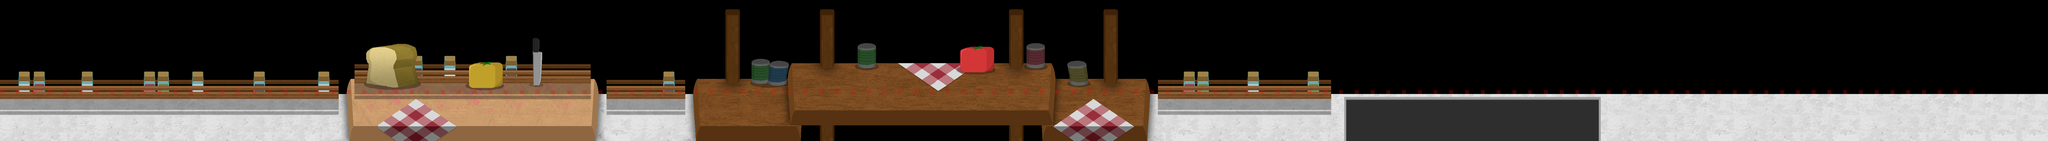

A level layout from a 2D game, rendered from its tile map. Below: a short description, then the map file with tile-grid data replaced by summaries:
An orthogonal 130x9 tile map with 64x64 px tiles, 7 tile layers (Suelo, Suelo2, SombraMadera, SombraHierba, ...), 7 tilesets and 80 objects (45x enemigo, 7x enemigoFuerte, 7x obstacle, 7x 1, 4x 0, ...).

<map version="1.5" tiledversion="1.5.0" orientation="orthogonal" renderorder="left-up" width="130" height="9" tilewidth="64" tileheight="64" infinite="0" nextlayerid="14" nextobjectid="402">
 <properties>
  <property name="Tamaño" type="int" value="9" />
 </properties>
 <tileset firstgid="1" source="collisionTileset.tsx" />
 <tileset firstgid="2" name="sueloJardin" tilewidth="64" tileheight="64" tilecount="825" columns="25">
  <image source="tilesetSueloLevel2.png" width="1600" height="2112" />
 </tileset>
 <tileset firstgid="827" source="objetosJardin.tsx" />
 <tileset firstgid="983" source="objetosJardinSombra.tsx" />
 <tileset firstgid="1139" source="sueloCocina.tsx" />
 <tileset firstgid="1931" source="objetosCocinaSombra.tsx" />
 <tileset firstgid="2063" source="objetosCocina.tsx" />
 <layer id="2" name="Suelo" width="130" height="9">
  <data>[1170 cells, 411 non-empty, 102 distinct tile ids]</data>
 </layer>
 <layer id="3" name="Suelo2" width="130" height="9">
  <data>[1170 cells, 179 non-empty, 128 distinct tile ids]</data>
 </layer>
 <layer id="13" name="SombraMadera" width="130" height="9">
  <data>[1170 cells, 112 non-empty, 18 distinct tile ids]</data>
 </layer>
 <layer id="5" name="SombraHierba" width="130" height="9">
  <data>[1170 cells, 216 non-empty, 79 distinct tile ids]</data>
 </layer>
 <layer id="6" name="SombraObjetos" width="130" height="9">
  <data>[1170 cells, 73 non-empty, 67 distinct tile ids]</data>
 </layer>
 <layer id="8" name="Objetos" width="130" height="9">
  <data>[1170 cells, 80 non-empty, 78 distinct tile ids]</data>
 </layer>
 <layer id="1" name="Collision" width="130" height="9">
  <data>[1170 cells, 126 non-empty, 1 distinct tile ids]</data>
 </layer>
 <objectgroup id="10" name="entities">
  <object id="260" name="enemigo" x="1329.34" y="487.322" width="27.2727" height="44.9091">
   <properties>
    <property name="Altura" type="int" value="1" />
    <property name="sala" type="int" value="1" />
    <property name="zRondas" type="int" value="0" />
    <property name="zzId" value="bicho" />
   </properties>
  </object>
  <object id="261" name="enemigo" x="1340.84" y="398.322" width="27.2727" height="44.9091">
   <properties>
    <property name="Altura" type="int" value="1" />
    <property name="sala" type="int" value="1" />
    <property name="zRondas" type="int" value="0" />
    <property name="zzId" value="bicho" />
   </properties>
  </object>
  <object id="262" name="spawnZone" x="65.3095" y="398.444" width="60.667" height="37.9997" />
  <object id="263" name="enemigoFuerte" x="1381.27" y="485.578" width="27.2727" height="44.9091">
   <properties>
    <property name="Altura" type="int" value="1" />
    <property name="sala" type="int" value="1" />
    <property name="zRondas" type="int" value="1" />
    <property name="zzId" value="rata" />
   </properties>
  </object>
  <object id="264" name="enemigo" x="1392.77" y="396.578" width="27.2727" height="44.9091">
   <properties>
    <property name="Altura" type="int" value="1" />
    <property name="sala" type="int" value="1" />
    <property name="zRondas" type="int" value="1" />
    <property name="zzId" value="naranja" />
   </properties>
  </object>
  <object id="266" name="enemigo" x="3214.36" y="392.351" width="27.2727" height="44.9091">
   <properties>
    <property name="Altura" type="int" value="2" />
    <property name="sala" type="int" value="2" />
    <property name="zRondas" type="int" value="0" />
    <property name="zzId" value="bicho" />
   </properties>
  </object>
  <object id="267" name="enemigoFuerte" x="3212.17" y="395.466" width="27.2727" height="44.9091">
   <properties>
    <property name="Altura" type="int" value="2" />
    <property name="sala" type="int" value="2" />
    <property name="zRondas" type="int" value="1" />
    <property name="zzId" value="rata" />
   </properties>
  </object>
  <object id="268" name="enemigo" x="3212.38" y="470.358" width="27.2727" height="44.9091">
   <properties>
    <property name="Altura" type="int" value="2" />
    <property name="sala" type="int" value="2" />
    <property name="zRondas" type="int" value="0" />
    <property name="zzId" value="bicho" />
   </properties>
  </object>
  <object id="269" name="enemigo" x="3275.81" y="401.527" width="27.2727" height="44.9091">
   <properties>
    <property name="Altura" type="int" value="2" />
    <property name="sala" type="int" value="2" />
    <property name="zRondas" type="int" value="1" />
    <property name="zzId" value="naranja" />
   </properties>
  </object>
  <object id="270" name="enemigo" x="3256.69" y="464.419" width="27.2727" height="44.9091">
   <properties>
    <property name="Altura" type="int" value="2" />
    <property name="sala" type="int" value="2" />
    <property name="zRondas" type="int" value="1" />
    <property name="zzId" value="naranja" />
   </properties>
  </object>
  <object id="275" name="enemigo" x="3219.96" y="462.722" width="27.2727" height="44.9091">
   <properties>
    <property name="Altura" type="int" value="2" />
    <property name="sala" type="int" value="2" />
    <property name="zRondas" type="int" value="1" />
    <property name="zzId" value="naranja" />
   </properties>
  </object>
  <object id="282" name="enemigo" x="5372.24" y="421.623" width="27.2727" height="44.9091">
   <properties>
    <property name="Altura" type="int" value="0" />
    <property name="sala" type="int" value="3" />
    <property name="zRondas" type="int" value="0" />
    <property name="zzId" value="naranja" />
   </properties>
  </object>
  <object id="283" name="enemigo" x="5344.24" y="510.957" width="27.2727" height="44.9091">
   <properties>
    <property name="Altura" type="int" value="0" />
    <property name="sala" type="int" value="3" />
    <property name="zRondas" type="int" value="0" />
    <property name="zzId" value="bicho" />
   </properties>
  </object>
  <object id="284" name="enemigo" x="5296.24" y="429.623" width="27.2727" height="44.9091">
   <properties>
    <property name="Altura" type="int" value="0" />
    <property name="sala" type="int" value="3" />
    <property name="zRondas" type="int" value="0" />
    <property name="zzId" value="naranja" />
   </properties>
  </object>
  <object id="285" name="enemigo" x="6382.3" y="439.896" width="27.2727" height="44.9091">
   <properties>
    <property name="Altura" type="int" value="0" />
    <property name="sala" type="int" value="3" />
    <property name="zRondas" type="int" value="0" />
    <property name="zzId" value="bicho" />
   </properties>
  </object>
  <object id="286" name="enemigo" x="6412.13" y="491.062" width="27.2727" height="44.9091">
   <properties>
    <property name="Altura" type="int" value="0" />
    <property name="sala" type="int" value="3" />
    <property name="zRondas" type="int" value="0" />
    <property name="zzId" value="naranja" />
   </properties>
  </object>
  <object id="287" name="enemigo" x="6450.97" y="525.396" width="27.2727" height="44.9091">
   <properties>
    <property name="Altura" type="int" value="0" />
    <property name="sala" type="int" value="3" />
    <property name="zRondas" type="int" value="0" />
    <property name="zzId" value="bicho" />
   </properties>
  </object>
  <object id="288" name="enemigo" x="5310.91" y="399.289" width="27.2727" height="44.9091">
   <properties>
    <property name="Altura" type="int" value="0" />
    <property name="sala" type="int" value="3" />
    <property name="zRondas" type="int" value="1" />
    <property name="zzId" value="naranja" />
   </properties>
  </object>
  </objectgroup>
 <objectgroup id="12" name="Salas">
  <!-- 4 objects omitted --></objectgroup>
 <objectgroup id="11" name="Alturas" visible="0">
  <!-- 12 objects omitted --></objectgroup>
</map>
<!-- 62 of 80 objects omitted -->
